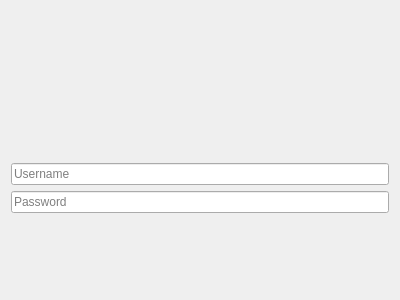
<?xml version="1.0" encoding="UTF-8"?>
<ui version="4.0">
 <class>Login</class>
 <widget class="QWidget" name="Login">
  <property name="geometry">
   <rect>
    <x>0</x>
    <y>0</y>
    <width>400</width>
    <height>300</height>
   </rect>
  </property>
  <property name="windowTitle">
   <string>Login</string>
  </property>
  <property name="styleSheet">
   <string notr="true"/>
  </property>
  <layout class="QVBoxLayout" name="verticalLayout">
   <item>
    <spacer name="verticalSpacer_3">
     <property name="orientation">
      <enum>Qt::Vertical</enum>
     </property>
     <property name="sizeHint" stdset="0">
      <size>
       <width>20</width>
       <height>40</height>
      </size>
     </property>
    </spacer>
   </item>
   <item>
    <spacer name="verticalSpacer">
     <property name="orientation">
      <enum>Qt::Vertical</enum>
     </property>
     <property name="sizeHint" stdset="0">
      <size>
       <width>20</width>
       <height>40</height>
      </size>
     </property>
    </spacer>
   </item>
   <item>
    <widget class="QLineEdit" name="username">
     <property name="placeholderText">
      <string>Username</string>
     </property>
    </widget>
   </item>
   <item>
    <widget class="QLineEdit" name="password">
     <property name="placeholderText">
      <string>Password</string>
     </property>
    </widget>
   </item>
   <item>
    <spacer name="verticalSpacer_2">
     <property name="orientation">
      <enum>Qt::Vertical</enum>
     </property>
     <property name="sizeHint" stdset="0">
      <size>
       <width>20</width>
       <height>40</height>
      </size>
     </property>
    </spacer>
   </item>
  </layout>
 </widget>
 <resources>
  <include location="../../../Assets.qrc"/>
 </resources>
 <connections/>
</ui>
